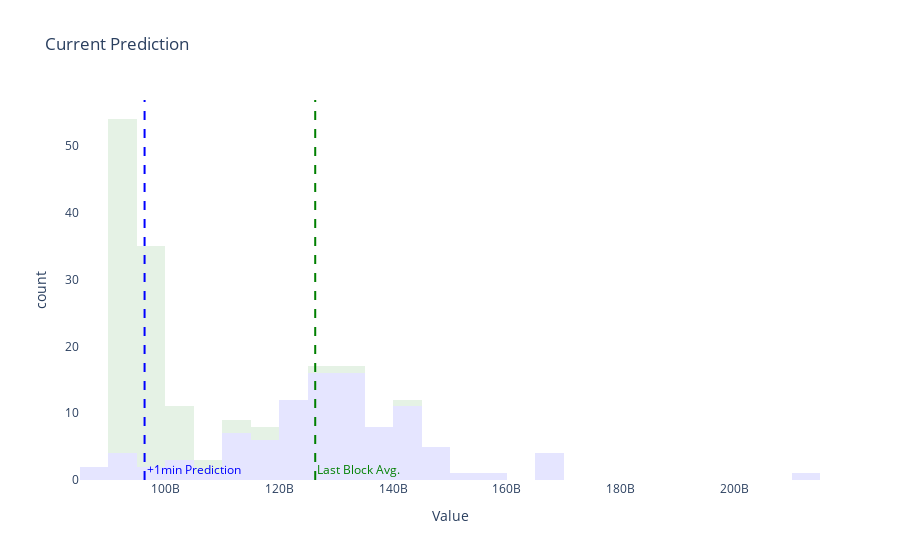

Notebook source saved alongside this figure:
### Code cell
fig = px.histogram(
    df, 
    x="Value", 
    color="Name", 
    opacity=0.1,
    nbins=30,
    color_discrete_map={
        'Predicted Gas Price' : 'green',
        'Realized Gas Price' : 'blue'
    },
    #marginal="violin",
    title="Current Prediction"
)
fig.add_vline(
    x=chart_df[-1:]['Realized Gas Price'][0], 
    line_dash='dash',
    line_color='green',
    annotation_text="Last Block Avg.",
    annotation_position="bottom right",
    annotation_font_color="green"
)
fig.add_vline(
    x=chart_df[-1:]['Predicted Gas Price'][0], 
    line_dash='dash', 
    line_color='blue',
    annotation_text="+1min Prediction",
    annotation_position="bottom right",
    annotation_font_color="blue"
)
fig.update_layout({
    'plot_bgcolor': 'rgba(0, 0, 0, 0)',
    #'paper_bgcolor': 'rgba(0, 0, 0, 0)',
})
fig.update_layout(showlegend=False)
fig.show()
